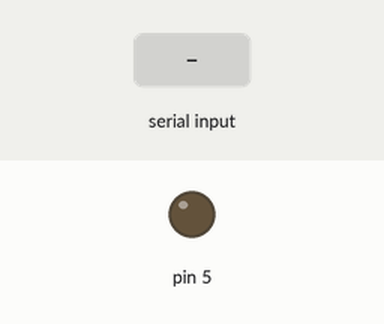
A sketch run on a simulated Arduino Leonardo, built with avr-gcc and run on an emulated ATmega32U4. Parts: output pins drawn as LEDs (lit = HIGH). The inputs (shaded band) are chosen by the test bench. USB keyboard and mouse output is not drawn; what the sketch prints to the serial monitor is not drawn.

Above: at 1.2 s.
1.3 s: "a" received over Serial
At 2.0 s:
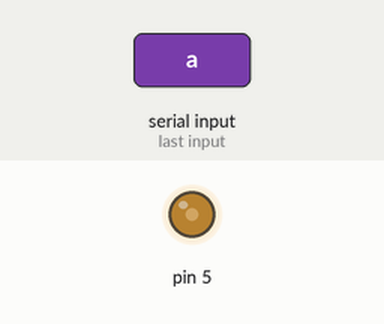
Timing chart, 0 to 4.3 s (numbered marks = the images above; inputs shaded):
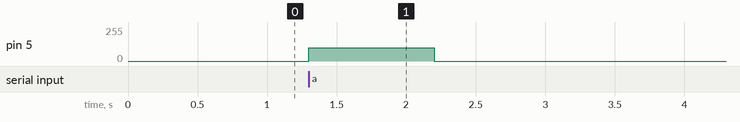

The sketch:

arduino_keyboard.ino
```cpp
#include <Esplora.h>
#include <Keyboard.h>
char cmd;

void setup() {
  Keyboard.begin();
  Serial.begin(9600);
}

void loop() {
  if(Serial.available()){
    cmd = Serial.read();

    if(cmd=='a'){
      Serial.println("8배 시작");
      Esplora.writeRed(100);
      for(int i = 0; i < 8; i++) {
        Keyboard.press('=');
        delay(100);
        Keyboard.release('=');
      }
      Keyboard.press('O');
      delay(100);
      Keyboard.release('O');
      Esplora.writeRed(0);
    }
  }
}
```

Measured:
- after the input at 1.3 s, pin 5: 0/255 → 100/255 at once, → 0/255 0.90 s later
